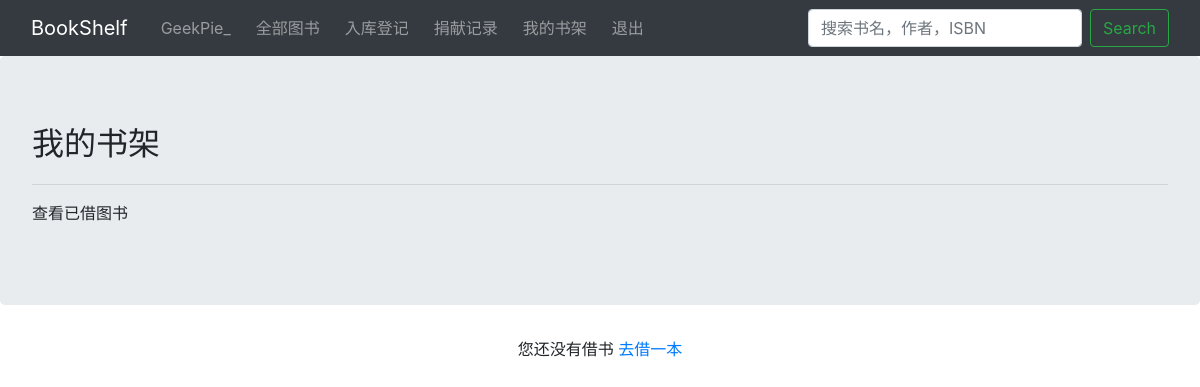
The page /book/20/profile (signed in) on the database as committed earlier.
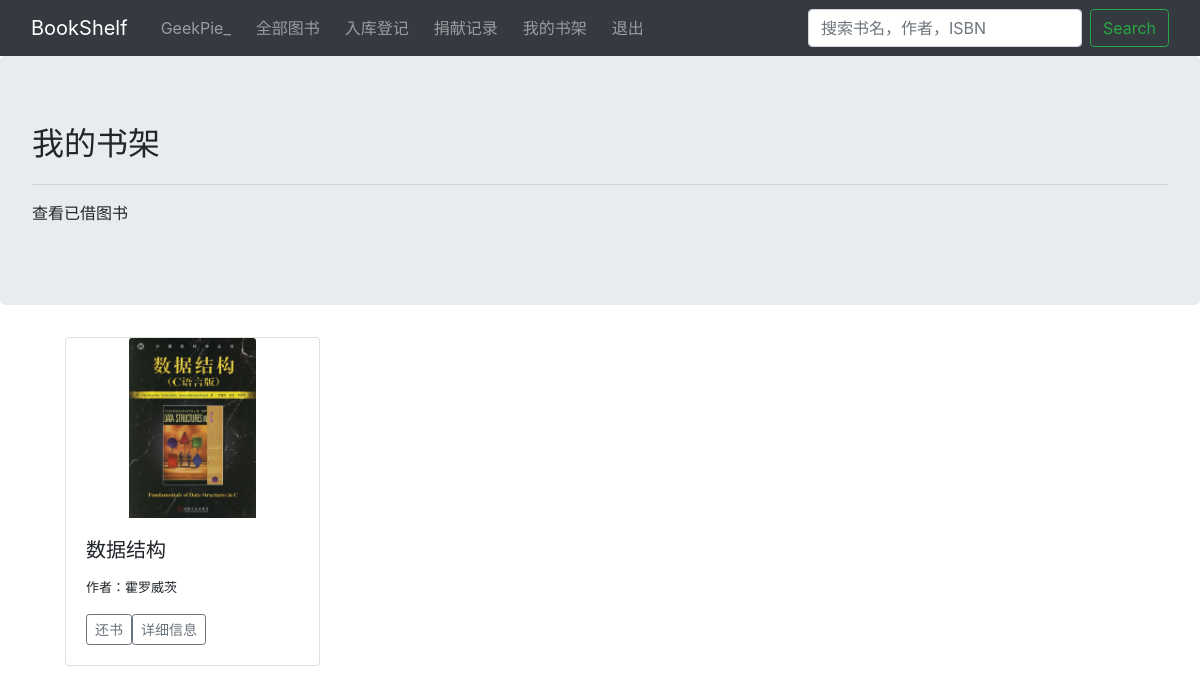
The same page on the database as committed later.
### book/models.py (models this page shows, shortened)
class Book(models.Model):
    ISBN = models.CharField(max_length = 30)
    BookName = models.CharField(max_length = 250)
    FrontPage = models.CharField (max_length = 400, default = 'static/no_frontpage.png')
    Author = models.CharField(max_length = 100,default = "未知")
    Translator = models.CharField(max_length = 100,default = "无")
    Publisher = models.CharField(max_length = 100,default = "未知")
    Devoter = models.ForeignKey(User, null = True,blank = True,on_delete=models.CASCADE)
    Quantity = models.IntegerField(default=1)
    Introduction = models.TextField()

### book/views.py (the view)
# urls.py: path('<int:user_id>/profile',views.userProfile, name = 'profile'),
def userProfile(request,user_id):
    user = request.user
    if not user.is_authenticated:
        return HttpResponseRedirect("/book/login")
    else:
        borrowRecords = BorrowRecord.objects.filter( Borrower = request.user ).filter(finished = False)
        borrowed_books = set()
        for record in borrowRecords:
            borrowed_books.add(record.BookBorrowed.pk)
        borrowed_books = Book.objects.filter(pk__in = borrowed_books)
        return render(request , 'book/userprofile.html' , {'books': borrowed_books})

### book/templates/book/userprofile.html (shortened to what this page needs)
{% extends 'book/base.html'%} {%block body%}
<div id = 'form-container'>
        <div class="jumbotron" >
                <p class="lead"><font size = '6'>我的书架</font></p>
                <hr class="m-y-md">
                <p>查看已借图书</p>
              </div>
    {% if books %}
    <ul>
        {% load staticfiles %}
         <main role="main">
                <div class="container">
                    <div class="row">
                        {% for book in books %}
                        <div class="col-md-3">
                            <div class="card mb-4 box-shadow">
                                <div align='center'>
                                    {% load staticfiles %}
                                    <img class="card-img-top" src="{% static book.FrontPage %}" href="/book/{{book.id}}/detail" alt="Thumbnail [100%x100%]" style="height: 50%; width: 50%; display: block;"
                                        data-holder-rendered="true">
                                </div>
                                <div class="card-body">
                                    <div href = "/book/{{book.id}}/detail" >
                                    <h5 href = "/book/{{book.id}}/detail" class="card-title">{{book.BookName}}</h5></div>
                                    <br\>
                                        <p class="card-text">
                                            <font size='2'>作者：{{book.Author}}</font>
                                        </p>
                                        <div class="d-flex justify-content-between align-items-center">
                                            <div class="btn-group">
                                                <form action="/book/{{book.id}}/return" method="POST">
                                                    <button type="submit" class="btn btn-sm btn-outline-secondary">还书</button>
                                                </form>
                                                <a href="https://book.douban.com/subject_search?search_text={{book.ISBN}}&cat=1001">
                                                    <button type="button" class="btn btn-sm btn-outline-secondary">详细信息</button>
                                                </a>
                                            </div>
                                        </div>
                                </div>
                            </div>
                        </div>
                        {%endfor%}
                    </div>
                </div>
            </main>
    </ul>
    {% else %}
        <br\>
        <br\>
        <div class="uk-margin-large" style="text-align: center">
            <span class="uk-text-meta">您还没有借书</span>
            <a href="/book">
                <span class="uk-text-meta">去借一本</span>
            </a>
        </div>
    {% endif %}
</div>
{%endblock%}

### book/templates/book/base.html (shortened to what this page needs)
<!DOCTYPE html>
<html lang="en">
<head>
    {% load static %}
    <link rel="stylesheet" href="https://stackpath.bootstrapcdn.com/bootstrap/4.1.3/css/bootstrap.min.css">
</head>
<body>
<nav class="navbar navbar-expand-lg navbar-dark bg-dark">
    <div class="container-fluid">
        <a class="navbar-brand" href="#">BookShelf</a>
        <div class="collapse navbar-collapse" id="navbarSupportedContent">
                <div class="collapse navbar-collapse" id="navbarSupportedContent">
                        <ul class="navbar-nav mr-auto">
                          <li class="nav-item ">
                            <a class="nav-link" href="https://geekpie.club">
                                &nbsp; GeekPie_</a>
                          </li>
                          <li class="nav-item">
                                <a class="nav-link" href="{% url 'book:homepage' %}">
                                    &nbsp; 全部图书
                                </a>
                              </li>
                          <li class="nav-item">
                            <a class="nav-link" href="{% url 'book:book-add' %}">
                                &nbsp; 入库登记
                            </a>
                          </li>
                          <li class="nav-item">
                                <a class="nav-link" href="/book/devoterlist">
                                    &nbsp; 捐献记录
                                </a>
                            </li>
                          <li class="nav-item">
                                <a class="nav-link" href="/book/{{user.id}}/profile">
                                    &nbsp; 我的书架
                                </a>
                            </li>
                            <li class="nav-item">
                                    <a class="nav-link" href="{% url 'book:logout'%}">
                                        &nbsp; 退出
                                    </a>
                            </li>
                        </ul>
                        <form class="form-inline my-2 my-lg-0">
                          <input class="form-control mr-sm-2" type="search" name = 'q' value="{{ request.GET.q }}" placeholder="搜索书名，作者，ISBN" aria-label="Search">
                          <button class="btn btn-outline-success my-2 my-sm-0" type="submit">Search</button>
                        </form>
                      </div>
        </div>
    </div>
</nav>
{% block body %}
{% endblock %}
</body>
</html>

### book/templates/book/base.html (style rules this page uses)
#form-container { margin:0px auto;width:1200px; }

Rows that differ between the two databases and show on the page:
now on this page (row edited): Book: FrontPage (picture), BookName "数据结构", Author "霍罗威茨"
Other text that changed with them:
text no longer shown: "您还没有借书 去借一本"
